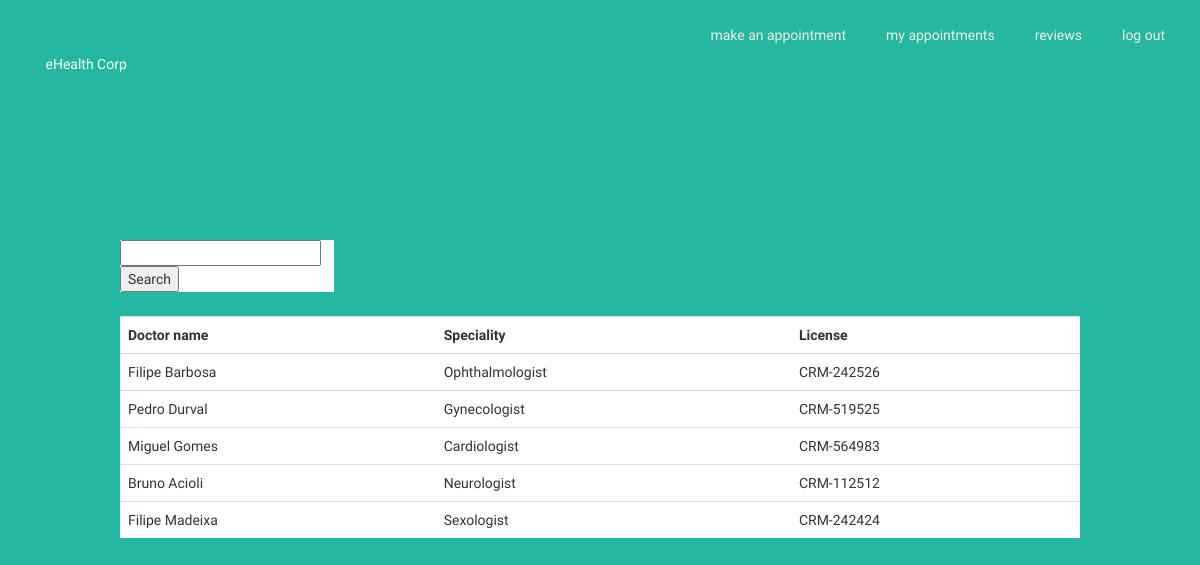
Screenshot of /doctors (signed in) with the database file from the repository.
### tables this page shows
CREATE TABLE doctors (
"id" INTEGER PRIMARY KEY AUTOINCREMENT NOT NULL,
"name" TEXT NOT NULL,
"specialty" TEXT NOT NULL,
"license" TEXT NOT NULL
);

### server.py (the view)
@app.route('/doctors', methods=["GET", "POST"])
@login_required
def doctors():
    cur, con = query_sql()
    cur.execute("SELECT name, specialty, license FROM doctors")
    result = cur.fetchall()
    if request.method == "GET":
        print("##### " +  str(result))
        doctor = result[0]
        return render_template("doctors.html", doctor_list = result)
    else:
        search_result = getusers(request.form.get("searchDoctors"))
        if search_result:
            return render_template("doctors.html", doctor_list = search_result)
        else:
            return render_template("doctors.html", doctor_list = result)

### server.py (called while the page is built)
def login_required(f):
    @wraps(f)
    def decorated_function(*args, **kwargs):
        if session.get("user_id") is None:
            return redirect("/login")
        return f(*args, **kwargs)
    return decorated_function

def query_sql():
    with sqlite3.connect("healthCorp.db") as con:
                cur = con.cursor()
    return cur, con

### templates/doctors.html (shortened to what this page needs)
<!DOCTYPE html>
<html lang="en">
  <head>
    <link rel="stylesheet" href="https://maxcdn.bootstrapcdn.com/font-awesome/4.4.0/css/font-awesome.min.css">
    <link href="{{ url_for('static', filename = 'index/css/bootstrap.min.css') }}" rel="stylesheet">
    <link href="{{ url_for('static', filename = 'index/css/main.css') }}" rel="stylesheet">
</head>
<body>
    <nav class="navbar navbar-default navbar-fixed-top">
        <div class="container">
            <div class="navbar-header">
                <button type="button" class="navbar">
                </button>
                <a style="color:white;" href="/welcome">eHealth Corp</a>
            </div>
            <div id="navbar" class="collapse navbar-collapse">
                <ul class="nav navbar-nav navbar-right">
                    <li id="nav-about"><a href="/appointments"> Make an appointment</a></li>
                    <li id="nav-about"><a href="/myappointments"> My appointments</a></li>
                    <li id="nav-contact"><a href="/welcome#contact">Reviews</a></li>
                    <li id="nav-login"><a href="/logout">Log out</a></li>
                </ul>
            </div>
        </div>
    </nav>
    <div style="width: 17.8%; margin-left: 10%; margin-top: 20%; background-color: white;">
      <form method="post">
        <input type="text" name="searchDoctors"/>
        <input type="submit" value="Search"/>
      </form>
    </div>
  <div style="width: 80%; margin-left: 10%; margin-top: 2%; background-color: white;">
    <table class="table table bg-white text-dark">
      <div style="background-color:gray ;">
            <th scope="col">Doctor name</th>
            <th scope="col">Speciality</th>
            <th scope="col">License</th>
        </div>
          {% for row in doctor_list %}
          <tr>
            <td>{{row[0]}} </td>
            <td>{{row[1]}} </td>
            <td>{{row[2]}} </td>
          </tr>
          {% endfor %}
    </table>
  </div>
</body>
</html>

### static/index/css/main.css (style rules this page uses)
* { box-sizing: border-box; }
html { position: relative; height: 100%; }
body { height: 100%; font-family: "Comfortaa", Helvetica, Arial, sans-serif; background-color: #25b79f; margin-bottom: 60px; }
.navbar { height: 70px; background-color: transparent; background: transparent; border: none; color: #f0f0e6; z-index: 100; margin-bottom: 0; border-radius: 0; transition: background-color 1s ease 0s; }
.navbar-default .navbar-nav > li > a { color: #f0f0e6; font-weight: 500; font-size: 1em; text-transform: lowercase; margin: 10px 5px 5px 5px; border-radius: 5px; }

### rows the page displays
doctors: name "Filipe Barbosa", specialty "Ophthalmologist", license "CRM-242526"
doctors: name "Pedro Durval", specialty "Gynecologist", license "CRM-519525"
doctors: name "Miguel Gomes", specialty "Cardiologist", license "CRM-564983"
doctors: name "Bruno Acioli", specialty "Neurologist", license "CRM-112512"
doctors: name "Filipe Madeixa", specialty "Sexologist", license "CRM-242424"
